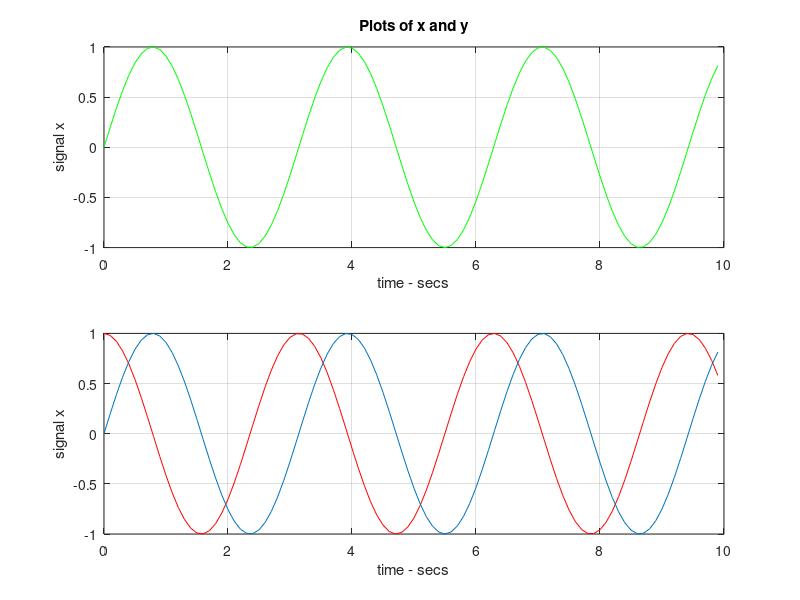

Write MATLAB code to recreate this figure. (Note: this script raises an error after producing the figure.)
% x(t) = sin(2t), t \in [0, 10]
% note: the intersample time T/N = Fs = Ts = delta -can deduce-> sample frequency 1/ Fs = N/ T = 1/ delta = 1/ Ts
% sample at k: s(k) = x(t_k) = k*\delta, where k = 0,.., N - 1

Ts=0.1; % the intersample time
N=100;  % N 
w0=2;   %  = 2*pi*f, where f = 1/pi
t=(0:1:N-1)*Ts; % 1XN matrix * T_s; k*delta
x=sin(t*w0);    % signal definition
y=cos(t*w0);

% Overlay plots (use close; before the next plot)
hold on;
plot(t,x,'-',t,y,'--'); % plot(X1,Y1,LineSpec1,...,Xn,Yn,LineSpecn)
grid
xlabel('time - secs')
ylabel('signal x')
title('Plot of x and y vs t')
hold off;

% Subplots (use close; before the next plot)
hold on;
subplot(2,1,1), plot(t,x,'g');
grid
xlabel('time - secs')
ylabel('signal x')
title('Plots of x and y')

subplot(2,1,2), plot(t,y,'r');
grid
xlabel('time - secs')
ylabel('signal y')
hold off;

% Seperate figures
hold on;
figure (1)
plot(t,x);
grid on;
xlabel('time - secs')
ylabel('signal x')
figure(2)
plot(t,y);
grid on;
xlabel('time - secs')
ylabel('signal y')
hold off;

% Listen to the signal
Ts = 0.0001;
delta = 1/Ts;
sound(x, delta)

% Writing an M-file
P = path;
path(P,'C:your\path\to\the\file');

clear; % clear memory
clf reset; % clear all figures
T=10; % signal duration
Fs=8000; % sampling frequency
t=0:1/Fs:T; % time axis
x=exp(-2*t).*sin(2*pi*f*t);
plot(t(1:n),x(1:N),'r')
grid
xlabel('time-secs')
ylabel('signal value - volts')
title('A Plot of a Simple Signal')
sound(x,Fs) % play the signal


